Frame 1 (no input): blank canvas, image omitted
Frame 60 (the mouse pressed at the canvas centre just before this capture): blank canvas, image omitted
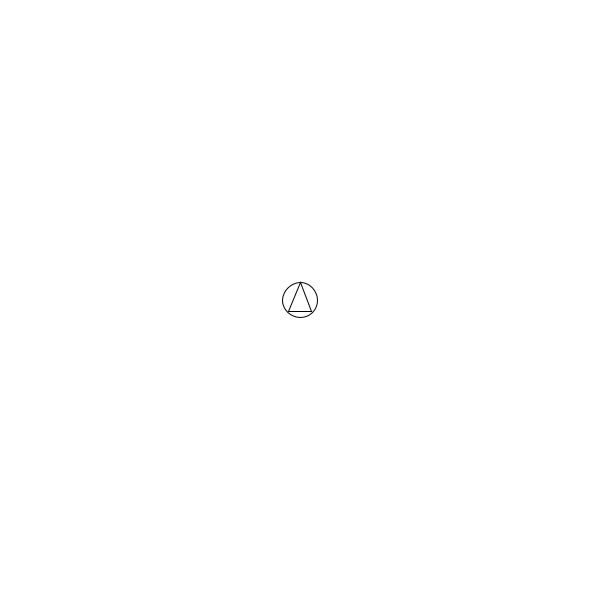
Frame 120 (the mouse held since frame 60 and released just before this capture)

The Processing sketch whose frames 1 and 60 were blank and that drew this single picture after the mouse press (run headless with seeded random() and noise(); from frame 60 on, the mouse is pressed at the canvas centre):

// Processing sketch: Q5
// ── Q5.pde
ArrayList <Shape> shapes = new ArrayList<Shape>(); 

void setup(){
  size(600, 600);
  shapes = new ArrayList<Shape>();
}

void draw(){
  background(255); 

  for(int i = 0; i<shapes.size(); i++){
    Shape s = shapes.get(i); 
    s.display(); 
  }
}

void mousePressed(){
  shapes.add(new Shape(mouseX, mouseY)); 
}

// ── Shape.pde
class Shape{
  float x, y; 
  float size= random (5,50); 
  
  Shape(float _x, float _y){
    x = _x; 
    y = _y; 
    
  }
  
  void display(){

    
    ellipse(x, y, size, size);  
    triangle(x, y-size/2, x+size/3, y+size/3, x-size/3, y+size/3); 
  }
}
